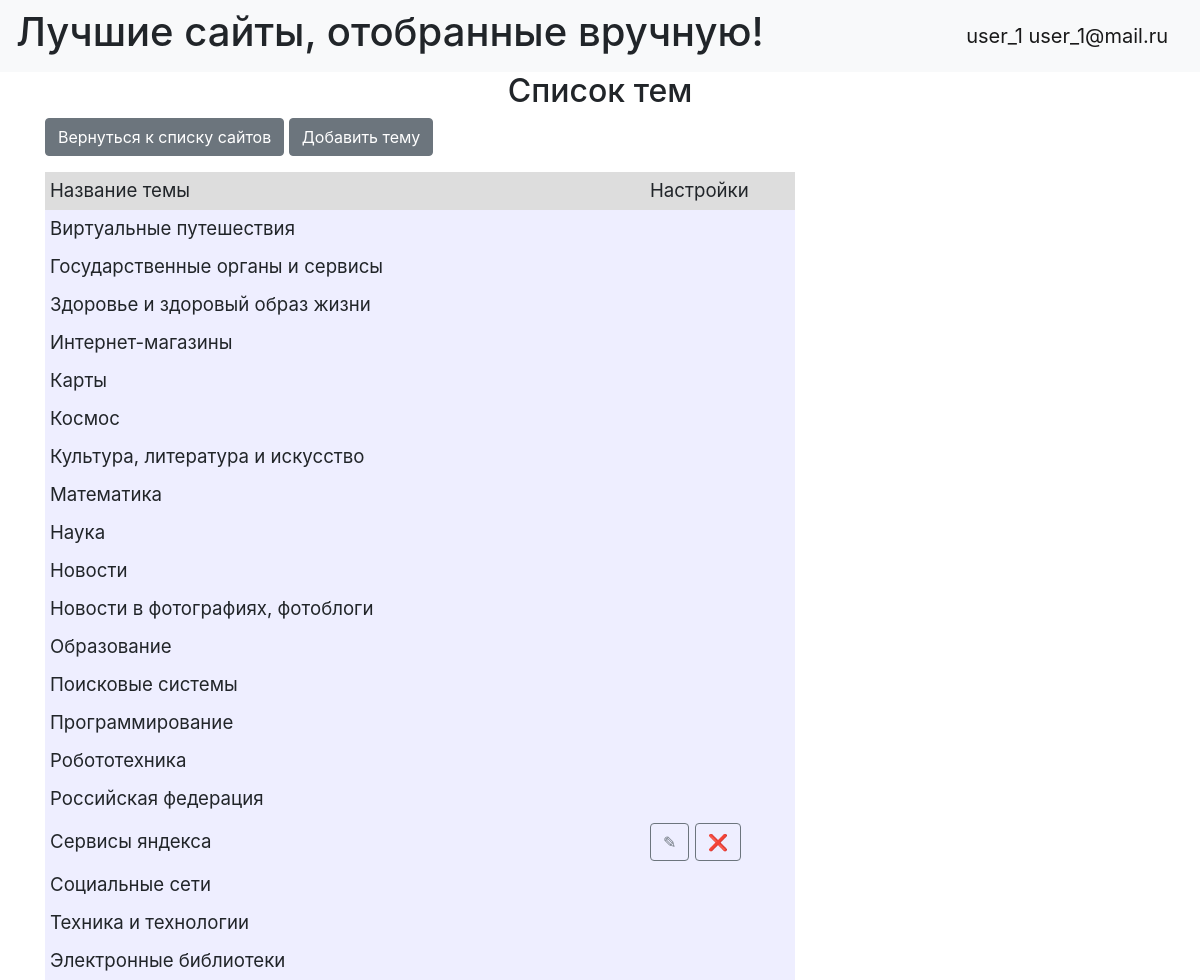
/0/topics (signed in), run on the app's committed database.
### data/users.py (models this page shows, shortened)
class User(SqlAlchemyBase, UserMixin):
    __tablename__ = 'users'
    id = sqlalchemy.Column(sqlalchemy.Integer, primary_key=True, autoincrement=True)
    user_login = sqlalchemy.Column(sqlalchemy.String, nullable=False, unique=True)
    email = sqlalchemy.Column(sqlalchemy.String, nullable=False, unique=True)
    hashed_password = sqlalchemy.Column(sqlalchemy.String, nullable=True)
    age = sqlalchemy.Column(sqlalchemy.Integer, nullable=False)
    registration_date = sqlalchemy.Column(sqlalchemy.DateTime, default=datetime.datetime.now)
    topic = orm.relation("Topic", back_populates='user')
    site = orm.relation("Site", back_populates='user')

### data/topics.py (models this page shows, shortened)
class Topic(SqlAlchemyBase):
    __tablename__ = 'topics'
    id = sqlalchemy.Column(sqlalchemy.Integer, primary_key=True, autoincrement=True)
    topic_title = sqlalchemy.Column(sqlalchemy.String)
    user_id = sqlalchemy.Column(sqlalchemy.Integer, sqlalchemy.ForeignKey("users.id"))
    user = orm.relation('User')
    site = orm.relation("Site", back_populates='topic')

### main.py (the view)
    @app.route("/0/topics")
    def topics():
        session = db_session.create_session()
        if current_user.is_authenticated:
            topics = session.query(Topic).filter(Topic.user_id.in_([1, current_user.id]))
        else:
            topics = session.query(Topic).filter(Topic.user_id == 1)
        list_topics = sorted([p for p in topics], key=lambda q: q.topic_title)
        return render_template("topics.html", list_topics=list_topics, title='Список тем')

### data/db_session.py (called while the page is built)
def create_session() -> Session:
    global __factory
    return __factory()

### templates/topics.html (shortened to what this page needs)
{% extends "base.html" %}
{% block content %}
<h2 align="center">Список тем</h2>
{% if current_user.is_authenticated %}
<p align="justify">
    <a href="/{{0}}/{{0}}" class="btn btn-secondary">Вернуться к списку сайтов</a>
    <a href="add_topic" class="btn btn-secondary">Добавить тему</a></p>
{% endif %}
<div class="table_container">
    <table class="my_table">
        <tr class="my_row">
            <td class="title" width="600px" bgcolor="#dddddd">Название темы</td>
            <td class="title" width="150px" bgcolor="#dddddd">Настройки</td>
        </tr>
        {% for topic in list_topics %}
        <tr class="my_row">
            <td class="ordinary" bgcolor="#eeeeff">{{ topic.topic_title.capitalize() }}</td>
            <td class="ordinary" bgcolor="#eeeeff">
            {% if current_user.is_authenticated and topic.user_id == current_user.id %}
                <div>
                    <a href="/topics/{{ topic.id }}" class="btn btn-outline-secondary">&#9998</a>
                    <a href="/topic_delete/{{ topic.id }}" class="btn btn-outline-secondary">&#10060</a>
                </div>
            {% endif %}
            </td>
        </tr>
        {% endfor %}
    </table>
</div>
{% endblock %}

### templates/base.html (shortened to what this page needs)
<!DOCTYPE html>
<html lang="en">
<head>
    <link rel="stylesheet" href="https://stackpath.bootstrapcdn.com/bootstrap/4.4.1/css/bootstrap.min.css"
>
    <link rel="stylesheet" type="text/css" href="../static/css/style.css"/>
</head>
<body>
<header>
    <nav class="navbar navbar-light bg-light">
        <h1>Лучшие сайты, отобранные вручную!</h1>
        {% if current_user.is_authenticated %}
        <a class="navbar-brand" href="/logout">{{ current_user.user_login }} {{ current_user.email }}</a>
        {% else %}
        <p>
            <a class="btn btn-primary " href="/register">Зарегистрироваться</a>
            <a class="btn btn-success" href="/login">Войти</a>
        </p>
        {% endif %}
    </nav>
</header>
<main role="main" class="container">
    {% block content %}{% endblock %}
</main>
</body>
</html>

### static/css/style.css (style rules this page uses)
td.title { background-color: "#dddddd"; align: "center"; font-size: 14pt; padding: 5px; }
td.ordinary { background-color: "#eeeeff"; align: "center"; font-size: 14pt; padding: 5px; }
p { font-size: 12pt; }

### data on the page
User: user_login "user_1", email "user_1@mail.ru"
Topic: topic_title "Виртуальные путешествия"
Topic: topic_title "Государственные органы и сервисы"
Topic: topic_title "Здоровье и здоровый образ жизни"
Topic: topic_title "Интернет-магазины"
Topic: topic_title "Карты"
Topic: topic_title "Космос"
Topic: topic_title "Культура, литература и искусство"
Topic: topic_title "Математика"
Topic: topic_title "Наука"
Topic: topic_title "Новости"
Topic: topic_title "Новости в фотографиях, фотоблоги"
Topic: topic_title "Образование"
Topic: topic_title "Поисковые системы"
Topic: topic_title "Программирование"
Topic: topic_title "Робототехника"
Topic: topic_title "Российская федерация"
Topic: topic_title "Сервисы яндекса"
Topic: topic_title "Социальные сети"
Topic: topic_title "Техника и технологии"
Topic: topic_title "Электронные библиотеки"
